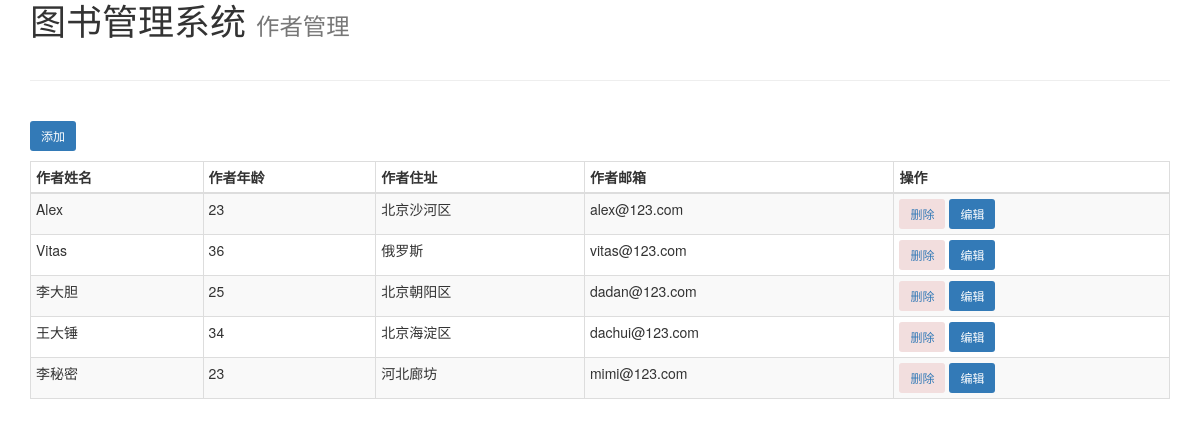
/bms/indexAuthor/ (signed in), run on the app's committed database.
### bms/models.py (models this page shows)
class Author(models.Model):
    name = models.CharField(max_length=32)
    age = models.IntegerField()
    detail = models.OneToOneField('AuhtorDetail')

class AuhtorDetail(models.Model):
    addr = models.CharField(max_length=32)
    email = models.EmailField()

### bms/views.py (the view)
    def foo(request,*args,**kwargs):
        user = request.user
        if not user.is_authenticated():
            return redirect('/bms/loginbms/')
        return func(request,*args,**kwargs)

### bms/views.py (called while the page is built)
def check_login(func):
    def foo(request,*args,**kwargs):
        user = request.user
        if not user.is_authenticated():
            return redirect('/bms/loginbms/')
        return func(request,*args,**kwargs)
    return foo

@check_login
def indexAutor(request):
    author_list = Author.objects.all()
    return render(request, 'indexAuthor.html', {'author_list': author_list})

### templates/indexAuthor.html (shortened to what this page needs)
{% extends 'layout.html' %}
{% block page-main %}
    <div class="container">
        <div>
        <span class="h1">
            <small>
                作者管理
            </small>
         </span>
        </div>
        <br>
        <hr>
        <br>
        <p><a href="/bms/addAuthor/" class="btn btn-sm bg-primary">添加</a></p>
        <div class="table-responsive">
            <table class="table table-striped table-bordered table-hover table-condensed">
                <thead>
                <tr>
                    <th>作者姓名</th>
                    <th>作者年龄</th>
                    <th>作者住址</th>
                    <th>作者邮箱</th>
                    <th>操作</th>
                </tr>
                </thead>
                <tbody>
                {% for author in author_list %}
                    <tr>
                        <td>{{ author.name }}</td>
                        <td>{{ author.age }}</td>
                        <td>{{ author.detail.addr }}</td>
                        <td>{{ author.detail.email }}</td>
                        <td>
                            <a href="/bms/delAuthor/?id={{ author.id }}" class="btn btn-sm bg-danger">删除</a>
                            <a href="/bms/editAuthor/?id={{ author.id }}" class="btn btn-sm bg-primary">编辑</a>
                        </td>
                    </tr>
                {% endfor %}
                </tbody>
            </table>
        </div>
    </div>
{% endblock %}

### templates/layout.html (shortened to what this page needs)
<!DOCTYPE html>
<html lang="zh-CN">
<head>
    <link rel="stylesheet" href="/static/plugins/bootstrap/css/bootstrap.min.css">
<body>
{% block page-main %}
{% endblock %}
</body>
</html>

### data on the page
Author: name "Alex", age "23", detail.addr "北京沙河区", detail.email "alex@123.com"
Author: name "Vitas", age "36", detail.addr "俄罗斯", detail.email "vitas@123.com"
Author: name "李大胆", age "25", detail.addr "北京朝阳区", detail.email "dadan@123.com"
Author: name "王大锤", age "34", detail.addr "北京海淀区", detail.email "dachui@123.com"
Author: name "李秘密", age "23", detail.addr "河北廊坊", detail.email "mimi@123.com"
